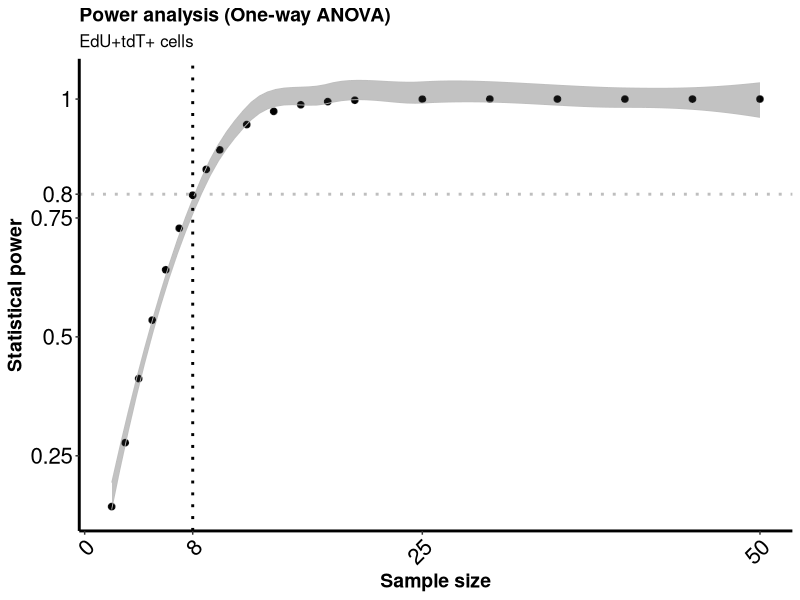
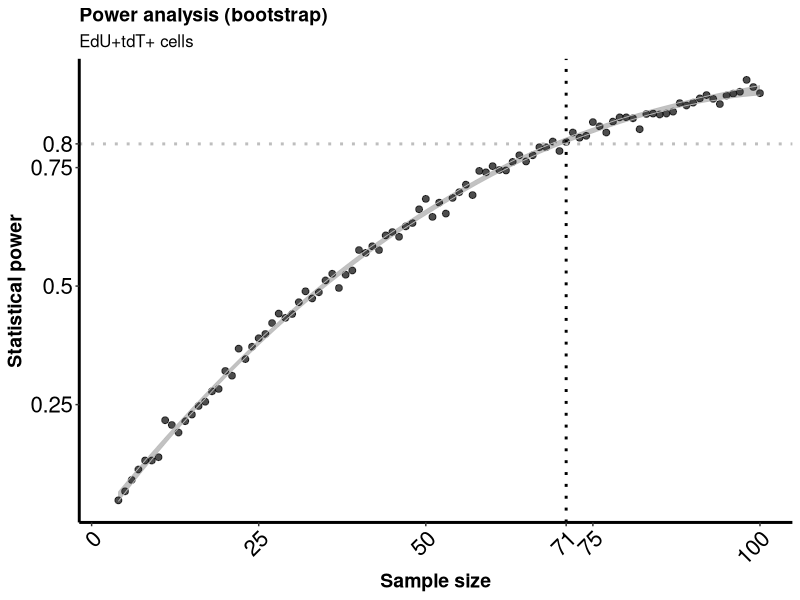

Source code (R) for these figures, in order:
##Power Analysis for experimental design 
#Funding agency: Wings for Life
#Proposal:
##v1.0
#Author: Daniel Prieto dprieto(at)fcien.edu.uy
#Date:2022-10-26
##
##############################################
##Effect size determination of existing data##
##############################################
#>>>EdU proliferation assay<<<
##Data source: Preliminary data from our lab
#source DOI: unpublished
#Load data
data.prel <- read.csv("./c26fl_prolifer.csv")
data1 <- as.numeric(data.prel$C26Fl)#group A: Cx26fl/fl
data2 <- as.numeric(data.prel$Control)#group B: FoxJ1>tdT
data1 <- data2[1:23]#Discard NA values
##Check normality
shapiro.test(data1)#Shapiro-Wilk normality test
shapiro.test(data2)
#p>0.05 means we cannot reject the null hypothesis (that the data are normally distributed).
#
##Determine size of the effect
yA <- mean(data1)#mean of the measures for group A
yB <- mean(data2)#mean of the measures for group A
sd.pool <- sqrt(((sd(data1))^2+(sd(data2))^2)/2)#pooled standard deviation
d <- (yB-yA)/sd.pool #ES - Bausell & Li (2002)  DOI:10.1017/CBO9780511541933
d #Show effect size (Cohen's "d")
#
##################################################################
##A priori ower analysis of unknown data (effect size estimated)##
##################################################################
##One-way ANOVA
library(pwr)#Load library
#size of the effect (f)
#small=0.1; medium=0.25; large=0.4 #from Cohen's classification
#the number of groups in the proposed experiment (k)
#desired statistical power = 0.8
#returns "n", the number of samples required to achieve that power
pwr.anova.test(k=3, f=0.68, sig.level=0.05, power=0.8) 
#Plot Power=f(sample size)
##Plot data
library(ggplot2)
n <- c(seq(2,10,by=1),seq(12,20,by=2),seq(25,50,by=5))#define n intervals
p <- pwr.anova.test(k=3, f=0.68, sig.level=0.05, power=NULL, n=n) #calculate for interval
q<- qplot(p$n,p$power)+#create dot plot
  geom_point(size = 2, alpha=0.7)+ 
  theme(axis.text.x = element_text(hjust = 1, size = 16, color = "black"), 
        axis.text.y = element_text(hjust = 1, size = 16, color = "black"),
        axis.title=element_text(size=14,face="bold"),legend.position = "none") +
  theme(panel.grid.major = element_blank(), panel.grid.minor = element_blank(),
        panel.background = element_blank(), axis.line = element_line(colour = "black", size = 1))+
  labs(x = "Sample size", y = "Statistical power") +
  labs(title = "Power analysis (One-way ANOVA)", subtitle = "EdU+tdT+ cells") +
  theme(plot.title = element_text(size = 14, color = "black", face = "bold"), plot.subtitle=element_text(size = 12))+
  geom_ribbon(stat="smooth", color = "grey", size = 0.3, aes(outfit=fit<<-..y..), alpha=0.3, method = loess)
#
##Make model explicit
modl <- loess(p$n ~ p$power)#fit with Loess model of local polynomial adjustment
dPow <- 0.8#desired power
sSize <- predict(modl, dPow)#Sample size at value
sSize <- round(sSize, digits = 0)
#
#Put it into the plot
q <- q + geom_vline(xintercept = sSize, linetype="dotted", color = "black", size=1)# Add a vertical line segment
q <- q + geom_hline(yintercept = dPow, linetype="dotted", color = "grey", size=1)# Add horizontal line segment
q <- q + scale_y_continuous(breaks = sort(c(dPow, seq(0,1,0.25))), 
                                    labels=sort(c(dPow,seq(0,1,0.25))))
q + scale_x_continuous(breaks = sort(c(sSize, seq(0,100,25))), 
                          labels=sort(c(sSize,seq(0,100,25)))) +
theme(axis.text.x = element_text(angle = 45))#Show plot

########################################
##Bootstrap expansion of pilot studies##
########################################
##Data source:
#Load data here or use same as used for ES determination
#Code below based on code from Elizabeth Colantuoni:
#http://www.biostat.jhsph.edu/~ejohnson/regression/Sample%20Size%20Power%20Considerations.pdf
#Define 1000 pseudo replicates
power = function(sample1, sample2, reps=1000, size=10) {
  results <- sapply(1:reps, function(r) {
    resample1 <- sample(sample1, size=size, replace=TRUE)
    resample2 <- sample(sample2, size=size, replace=TRUE)
    test <- wilcox.test(resample1, resample2, paired=FALSE)
    test$p.value
  })
  sum(results<0.05)/reps
}
#Find power for sample sizes 3-100
pow <- c()
size <- c()
for (j in 3:100){
  pow[j] <- power(data1, data2, reps=1000, size=j)
  size[j] <- j
}
bPower <- as.data.frame(cbind(pow, size))
#Plot stuff
library(ggplot2)
Pplot <- ggplot(bPower, aes(y = pow, x = size))+
  geom_point(size = 2, alpha=0.7)+ 
  theme(axis.text.x = element_text(hjust = 1, size = 16, color = "black"), 
        axis.text.y = element_text(hjust = 1, size = 16, color = "black"),
        axis.title=element_text(size=14,face="bold"),legend.position = "none") +
  theme(panel.grid.major = element_blank(), panel.grid.minor = element_blank(),
        panel.background = element_blank(), axis.line = element_line(colour = "black", size = 1))+
  labs(x = "Sample size", y = "Statistical power") +
  labs(title = "Power analysis (bootstrap)", subtitle = "EdU+tdT+ cells") +
  theme(plot.title = element_text(size = 14, color = "black", face = "bold"), plot.subtitle=element_text(size = 12))+
  geom_ribbon(stat="smooth", color = "grey", size = 0.3, aes(outfit=fit<<-..y..), alpha=0.3, method = loess)
##Now make model explicit
mdl <- loess(size ~ pow)#fit with Loess model of local polynomial adjustment
#This is the sample size needed for the specified Power:
desPow <- 0.8#desired power
sampSize <- predict(mdl, desPow)#Sample size at value
sampSize <- round(sampSize, digits = 0)
##
#Put it into the plot
Pplot <- Pplot + geom_vline(xintercept = sampSize, linetype="dotted", color = "black", size=1)# Add a vertical line segment
Pplot <- Pplot + geom_hline(yintercept = desPow, linetype="dotted", color = "grey", size=1)# Add horizontal line segment
Pplot <- Pplot + scale_y_continuous(breaks = sort(c(desPow, seq(0,1,0.25))), 
                                    labels=sort(c(desPow,seq(0,1,0.25))))
Pplot+ scale_x_continuous(breaks = sort(c(sampSize, seq(0,100,25))), 
                          labels=sort(c(sampSize,seq(0,100,25))))+ 
  theme(axis.text.x = element_text(angle = 45))
#EOF
